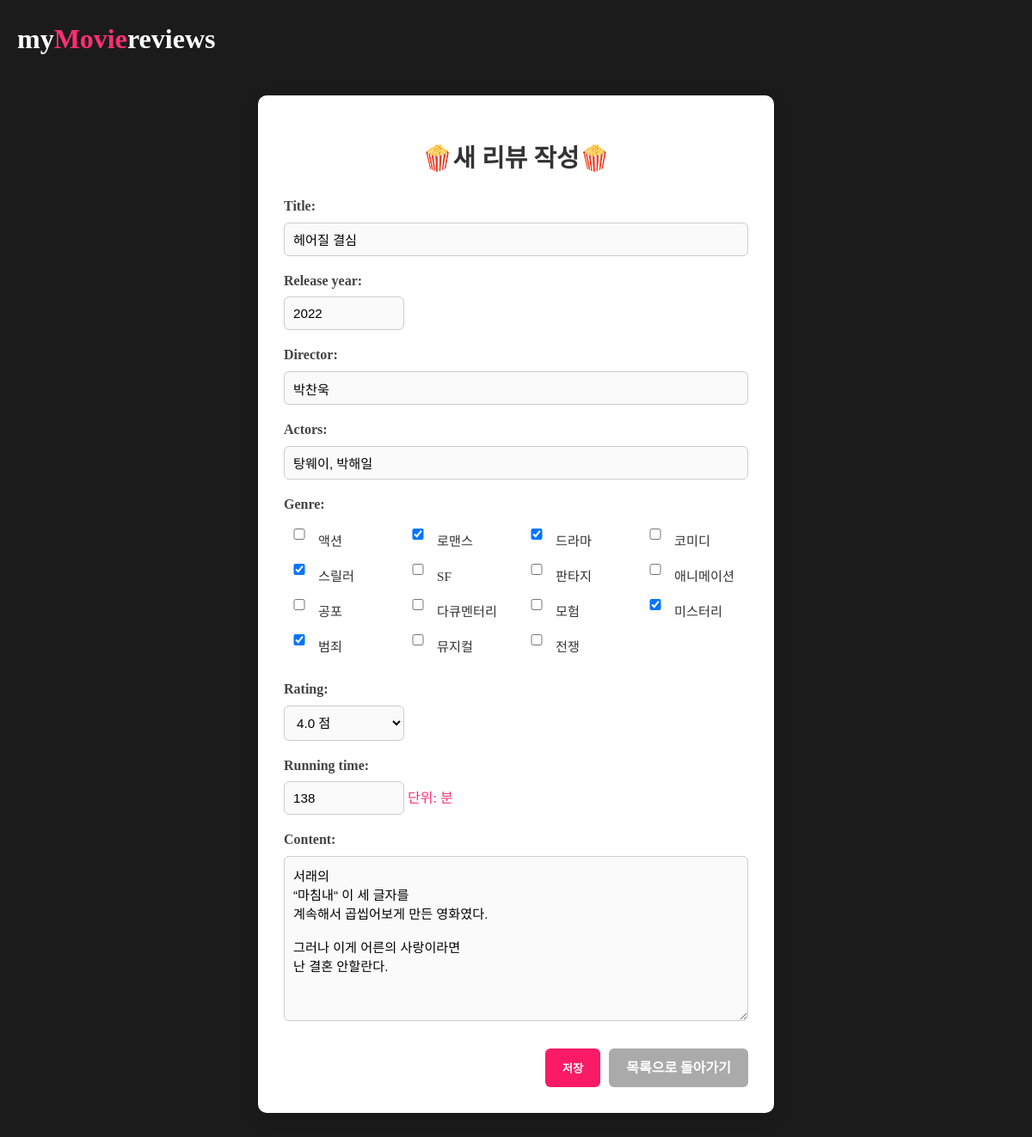
The app's page /reviews/1/edit/ with its own data.
### reviews/models.py (models this page shows)
class Review(models.Model):
    title = models.CharField(max_length=100)
    release_year = models.IntegerField()
    director = models.CharField(max_length=100)
    actors = models.CharField(max_length=200)
    genre = models.ManyToManyField(Genre)
    rating = models.FloatField(choices=RATING_CHOICES)
    running_time = models.IntegerField(help_text="단위: 분")
    content = models.TextField()

### reviews/views.py (the view)
# urls.py: path('<int:pk>/edit/', views.review_edit, name='review_edit'),
def review_edit(request, pk):
    review = get_object_or_404(Review, pk=pk)
    if request.method == "POST":
        form = ReviewForm(request.POST, instance=review)
        if form.is_valid():
            form.save()
            return redirect('review_detail', pk=review.pk)
    else:
        form = ReviewForm(instance=review)
    return render(request, 'reviews/review_form.html', {'form':form})

### reviews/forms.py
class ReviewForm(forms.ModelForm):
    class Meta:
        model = Review
        fields = '__all__'
        widgets = {
            'genre': forms.CheckboxSelectMultiple(attrs={'class': 'checkbox-group'}),
            'rating': forms.Select(attrs={'class': 'short-select'}),
            'running_time': forms.NumberInput(attrs={'class': 'short-input'}),
        }

### reviews/models.py (called while the page is built)
    def __str__(self):
        return self.name

### reviews/templates/reviews/review_form.html (shortened to what this page needs)
<!DOCTYPE html>
<html lang="ko">
<head>
    {% load static %}
    <link rel="stylesheet" href="{% static 'reviews/style.css' %}">
</head>
<body>
    <h1><a href="{% url 'review_list' %}">my<span>Movie</span>reviews</a></h1>
    <div class="form-container">
        <h1>🍿새 리뷰 작성🍿</h1>
        <form method="POST">
            {{ form.as_p }}
            <div class="form-buttons">
                <button type="submit">저장</button>
                <a href="{% url 'review_list' %}">목록으로 돌아가기</a>
            </div>
        </form>
    </div>
</body>
</html>

### reviews/static/reviews/style.css (style rules this page uses)
* { margin: 0; padding: 0; box-sizing: border-box; }
body { background-color: #1b1b1b; color: #ffffff; line-height: 1.6; }
h1 { font-size: 2rem; margin: 20px; }
span { color: rgb(255, 47, 116); }
h1 a { text-decoration: none; color: inherit; }
a { text-decoration: none; color: inherit; }
.form-container { max-width: 600px; margin: 40px auto; padding: 30px; background-color: white; border-radius: 10px; box-shadow: 0 6px 20px rgba(0, 0, 0, 0.1); }
.form-container h1 { margin-bottom: 20px; font-size: 1.8rem; color: #333; text-align: center; }
form p { margin-bottom: 16px; }
form label { display: block; margin-bottom: 6px; font-weight: bold; color: #444; }
form input[type="text"], form input[type="number"], form textarea, form select { width: 100%; padding: 10px; font-size: 0.95rem; border: 1px solid #ccc; border-radius: 6px; background-color: #fafafa; }
form textarea { resize: vertical; min-height: 100px; font-family: 'Noto Sans KR', sans-serif; font-size: 0.95rem; }
.form-buttons { display: flex; justify-content: flex-end; gap: 10px; margin-top: 24px; }
.form-buttons button, .form-buttons a { padding: 10px 20px; border: none; border-radius: 6px; background-color: rgb(251, 26, 101); color: white; font-weight: bold; cursor: pointer; text-decoration: none; text-align: center; }
.form-buttons a { background-color: #aaa; }
form .checkbox-group { display: grid; grid-template-columns: repeat(4, 1fr); gap: 6px 12px; margin-bottom: 16px; }
.checkbox-group label { display: flex; align-items: center; gap: 4px; font-weight: normal; font-size: 0.95rem; color: #333; white-space: nowrap; }
input[type="number"], select { width: 140px !important; }

### records on screen
Review: title "헤어질 결심", release_year "2022", director "박찬욱", actors "탕웨이, 박해일", rating "4.0 점", running_time "138", content "서래의 “마침내“ 이 세 글자를 계속해서 곱씹어보게 만든 영화였다. 그러나 이게 어른의 사랑이라면 난 결혼 안할란다."
